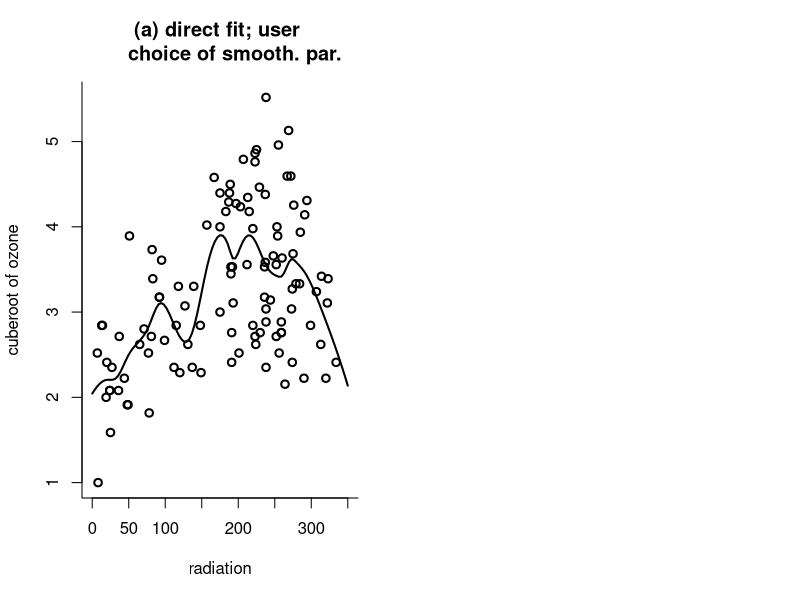

Here is the R script that generated this plot: (Note: this script raises an error after producing the figure.)
########## R script: WandOrmerod08 ##########

# Code corresonding to the appendix of the paper:
# Wand, M.P. & Ormerod, J.T. (2008).
# `On semiparametric regression with O'Sullivan
#  penalised splines'.

# Last changed: 29 APR 2010

# Direct scatterplot smoothing with user choice of smoothing parameter
# --------------------------------------------------------------------

# Obtain scatterplot data corresponding to environmental
# data from the R package `lattice'. Set up plotting 
# grid, knots and smoothing parameter:

library(lattice) ; attach(environmental)
x <- radiation ; y <- ozone^(1/3)
a <- 0 ; b <- 350 ; xg <- seq(a,b,length=101)
numIntKnots <- 20 ; lambda <-  1000

# Set up the design matrix and related quantities:

library(splines)
intKnots <- quantile(unique(x),seq(0,1,length=
   (numIntKnots+2))[-c(1,(numIntKnots+2))])
names(intKnots) <- NULL
B <- bs(x,knots=intKnots,degree=3,Boundary.knots=c(a,b),intercept=TRUE)
BTB <- crossprod(B,B) ; BTy <- crossprod(B,y)   

# Create the Omega matrix:

formOmega <- function(a,b,intKnots)
{
   allKnots <- c(rep(a,4),intKnots,rep(b,4)) 
   K <- length(intKnots) ; L <- 3*(K+8)
   xtilde <- (rep(allKnots,each=3)[-c(1,(L-1),L)]+ 
              rep(allKnots,each=3)[-c(1,2,L)])/2
   wts <- rep(diff(allKnots),each=3)*rep(c(1,4,1)/6,K+7)
   Bdd <- spline.des(allKnots,xtilde,derivs=rep(2,length(xtilde)),
                     outer.ok=TRUE)$design  
   Omega     <- t(Bdd*wts)%*%Bdd     
   return(Omega)
}

Omega <- formOmega(a,b,intKnots)

# Obtain the coefficients:
   
nuHat <- solve(BTB+lambda*Omega,BTy)

# For large K the following alternative Cholesky-based
# approach can be considerably faster (O(K), because 
# B'B+ lambda*Omega is banded diagonal):

cholFac <- chol(BTB+lambda*Omega)
nuHat <- backsolve(cholFac,forwardsolve(t(cholFac),BTy)) 

# Display the fit:
             
Bg <- bs(xg,knots=intKnots,degree=3,
      Boundary.knots=c(a,b),intercept=TRUE)
fhatg <- Bg%*%nuHat
par(mfrow=c(1,2))
plot(x,y,xlim=range(xg),bty="l",type="n",xlab="radiation",
     ylab="cuberoot of ozone",main="(a) direct fit; user 
     choice of smooth. par.")
     lines(xg,fhatg,lwd=2)   
points(x,y,lwd=2)

# Mixed model scatterplot smoothing with REML choice of smoothing parameter
# -------------------------------------------------------------------------

# Obtain the spectral decomposition of $\\bOmega$:

eigOmega <- eigen(Omega)

# Obtain the matrix for linear transformation of $\\bB$ to $\\bZ$:
   
indsZ <- 1:(numIntKnots+2)
UZ <- eigOmega$vectors[,indsZ]
LZ <- t(t(UZ)/sqrt(eigOmega$values[indsZ]))
   
# Perform stability check:   

indsX <- (numIntKnots+3):(numIntKnots+4)
UX <- eigOmega$vectors[,indsX]   
L <- cbind( UX, LZ )
stabCheck <- t(crossprod(L,t(crossprod(L,Omega))))          
if (sum(stabCheck^2) > 1.0001*(numIntKnots+2))
    print("WARNING: NUMERICAL INSTABILITY ARISING FROM SPECTRAL DECOMPOSITION")

# Form the X and Z matrices:

X <- cbind(rep(1,length(x)),x)
Z <- B%*%LZ

# Fit using lme() with REML choice of smoothing parameter:

library(nlme)
group <- rep(1,length(x))
gpData <- groupedData(y~x|group,data=data.frame(x,y))
fit <- lme(y~-1+X,random=pdIdent(~-1+Z),data=gpData)

# Extract coefficients and plot scatterplot smooth over a grid:

betaHat <- fit$coef$fixed
uHat <- unlist(fit$coef$random)
Zg <- Bg%*%LZ
fhatgREML <- betaHat[1] + betaHat[2]*xg + Zg%*%uHat
plot(x,y,xlim=range(xg),bty="l",type="n",xlab="radiation",
      ylab="cuberoot of ozone",main="(b) mixed model fit; 
      REML choice of smooth. par.")
lines(xg,fhatgREML,lwd=2)   
points(x,y,lwd=2)

cat("Hit Enter to continue\n")
ans <- readline()

# Fitting an additive mixed model
# -------------------------------

# The spinal bone mineral density data of Bachrach et al (1999)
# are not publicly available. Therefore we will illustrate
# fitting of additive mixed models using simulated data. 
# For simplicity we will use two ethnicity categories
# rather than four.

# Generated data:

set.seed(394600) ; m <- 230 ; nVals <- sample(1:4,m,replace=TRUE)
betaVal <- 0.1 ; sigU <- 0.25 ; sigEps <- 0.05
f <- function(x)
    return(1 + pnorm((2*x-36)/5)/2)
U <- rnorm(m,0,sigU)
age <- NULL ; ethnicity <- NULL
Uvals <- NULL ; idNum <- NULL
for (i in 1:m)
{
   idNum <- c(idNum,rep(i,nVals[i]))
   stt <- runif(1,8,28-(nVals[i]-1))
   age <- c(age,seq(stt,by=1,length=nVals[i]))
   xCurr <- sample(c(0,1),1)
   ethnicity <- c(ethnicity,rep(xCurr,nVals[i]))
   Uvals <- c(Uvals,rep(U[i],nVals[i]))
}

epsVals <- rnorm(sum(nVals),0,sigEps)
SBMD <- f(age) + betaVal*ethnicity + Uvals + epsVals

# Set up basic variables for the spline component:

a <- 8 ; b <- 28; numIntKnots <- 15 
intKnots <- quantile(unique(age),seq(0,1,length=
                 (numIntKnots+2))[-c(1,(numIntKnots+2))])

# Obtain the spline component of the Z matrix:

B <- bs(age,knots=intKnots,degree=3,
        Boundary.knots=c(a,b),intercept=TRUE)
Omega <- formOmega(a,b,intKnots)
eigOmega <- eigen(Omega)
indsZ <- 1:(numIntKnots+2)
UZ <- eigOmega$vectors[,indsZ]
LZ <- t(t(UZ)/sqrt(eigOmega$values[indsZ]))     
ZSpline <- B%*%LZ       

# Obtain the X matrix.

X <- cbind(rep(1,length(SBMD)),age,ethnicity)

# Set up variables required for fitting via lme().
# Note that the random intercept is taken care
# of via the tree identification numbers variable `idNum',
# and that explicit formation of the random effect 
# contribution to the Z matrix is not required.

groupVec <- factor(rep(1,length(SBMD)))
ZBlock <- list(list(groupVec=pdIdent(~ZSpline-1)),list(idNum=pdIdent(~1)))
ZBlock <- unlist(ZBlock,recursive=FALSE)
dataFr <- groupedData(SBMD~ethnicity|groupVec,
                      data=data.frame(SBMD,X,ZSpline,idNum))
fit <- lme(SBMD~-1+X,data=dataFr,random=ZBlock)
betaHat <- fit$coef$fixed
uHat <- unlist(fit$coef$random)
uSplineHat <- uHat[1:ncol(ZSpline)]

# Plot the data and fitted curve estimates together:

ng <- 101 ; ageg <- seq(a,b,length=ng)
Bg <- bs(ageg,knots=intKnots,degree=3,Boundary.knots=c(a,b),intercept=TRUE)
ZgSpline <- Bg%*%LZ

plotMatrix0 <- cbind(rep(1,ng),ageg,rep(0,ng),ZgSpline)    
fhatgREML <- plotMatrix0 %*% c(betaHat, uSplineHat)

xLabs <- paste("ethnicity =",as.character(ethnicity))
pobj <- xyplot(SBMD~age|xLabs,groups=idNum,xlab="age (years)",
        ylab="spinal bone mineral density",subscripts=TRUE,
        panel=function(x,y,subscripts,groups)
        {
           panel.grid()  ; panel.superpose(x,y,subscripts,groups,
                                   type="b",col="grey60",pch=16)
           panelInd <- any(ethnicity[subscripts]==1)
           panel.xyplot(ageg,fhatgREML+panelInd*betaHat[3],
                        lwd=3,type="l",col="black")
        })
print(pobj)

# Print approximate 95% confidence intervals for key parameters:

print(intervals(fit))

########## End of WandOrmerod08 ##########
